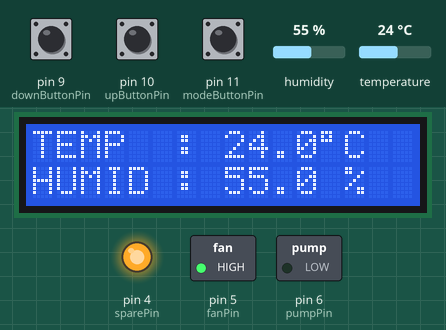
A sketch run on a simulated Arduino Uno, built with avr-gcc and run on an emulated ATmega328P. On the bench: 16×2 character LCD, switched loads named in the sketch (green lamp = pin HIGH), output pins drawn as LEDs (lit = HIGH). Inputs (shaded band) come from the test bench; at power-on: pin 11 (modeButtonPin) HIGH, temperature 24 °C, pin 9 (downButtonPin) HIGH, pin 10 (upButtonPin) HIGH, humidity 55 %.

Above: at 1.2 s.
1.3 s: pin 11 (modeButtonPin) pulled LOW for 0.15 s
At 2.4 s:
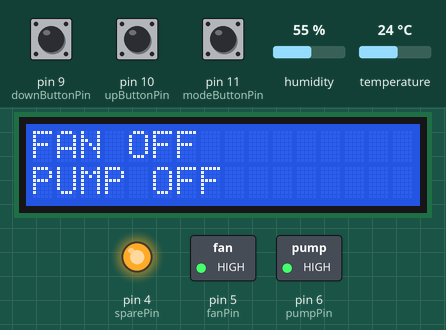
3.5 s: temperature set to 33 °C
5.3 s: temperature set to 36 °C
At 10.3 s:
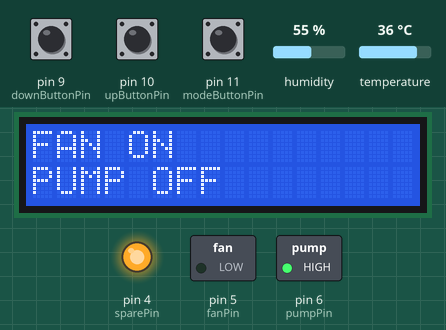
11.3 s: pin 11 (modeButtonPin) pulled LOW for 1 s
At 13.1 s:
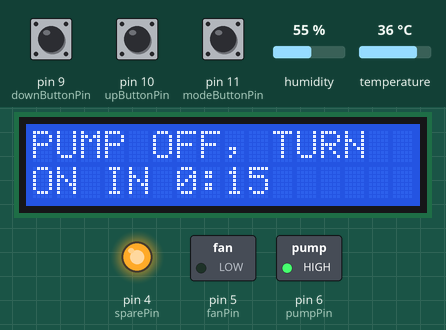
13.8 s: pin 11 (modeButtonPin) pulled LOW for 0.15 s
At 14.6 s:
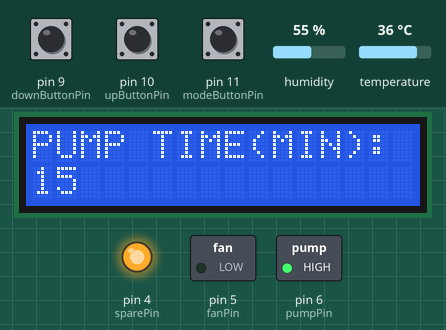
15.5 s: pin 11 (modeButtonPin) pulled LOW for 3.2 s
At 20.1 s:
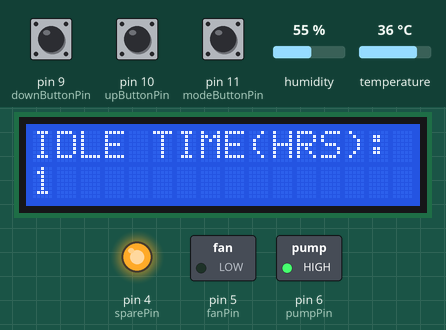
Timing chart, 0 to 21.2 s (numbered marks = the images above; inputs shaded):
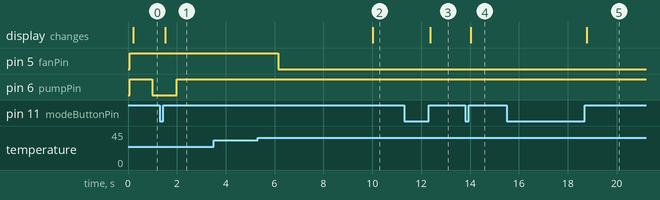

The sketch:

green_house_1.0.0.ino
```cpp
#include <LiquidCrystal_I2C.h>
LiquidCrystal_I2C lcd(0x27, 16, 2);

#include <DHT.h>                                   //DHT11 Sensor
#define DHTPIN 7
#define DHTTYPE DHT11
DHT dht(DHTPIN, DHTTYPE);

float temp;                                        //Temp & humidity variables
float humid;
float tempThreshold = 35;

int HRS;                                           //Timer variables
int MIN;
int SEC;
int defHRS=1;
int defMIN=15;
int defSEC;
int pumpState = HIGH;
unsigned long timerPreviousMillis = 0;
const long timerInterval = 1000;


int modeButtonPin = 11;                            //Pins mapping
int upButtonPin = 10;
int downButtonPin = 9;
int pumpPin = 6;
int fanPin = 5;
int sparePin = 4;                                  //spare pin for additional control

int screenMode = 5;                                //Screen modes

int modeButtonState;                               //Button debouncing
int lastModeButtonState = LOW;
unsigned long modeLastDebounceTime = 0;
unsigned long modeDebounceDelay = 50;

int upButtonState;
int lastUpButtonState = LOW;
unsigned long upLastDebounceTime = 0;
unsigned long upDebounceDelay = 50;

int downButtonState;
int lastDownButtonState = LOW;
unsigned long downLastDebounceTime = 0;
unsigned long downDebounceDelay = 50;

unsigned long dispUpdatePreviousMillis = 0;        //Screen refresh interval
const long dispUpdateInterval = 10000;

void setup() {                                     //Components initialization
  dht.begin();

  lcd.backlight();
  lcd.begin();

  pinMode(modeButtonPin,INPUT_PULLUP);             //Pins initialization
  pinMode(upButtonPin, INPUT_PULLUP);
  pinMode(downButtonPin, INPUT_PULLUP);

  pinMode(pumpPin, OUTPUT);
  pinMode(fanPin, OUTPUT);
  pinMode(sparePin,OUTPUT);

  digitalWrite(pumpPin,HIGH);
  digitalWrite(fanPin,HIGH);
  digitalWrite(sparePin,HIGH);
}

void loop(){                                       //Main functions in loop
  pumpTimer();
  readSensor();
  fanAction();
  buttonCheck();
  updateDisplay();

}

void buttonCheck(){
  modeButtonCheck();
  upButtonCheck();
  downButtonCheck();
}

void modeButtonCheck(){
  int modeButtonReading = digitalRead(modeButtonPin);
  if(modeButtonReading != lastModeButtonState) {
    modeLastDebounceTime = millis();
  }
  if ((millis() - modeLastDebounceTime) > modeDebounceDelay) {
    if (modeButtonReading != modeButtonState) {
      modeButtonState = modeButtonReading;
      if (modeButtonState==HIGH) {
        screenMode++;
        if(screenMode>5){
          screenMode=0;
        }
        mainDisplay();
      }
    }
  }
  lastModeButtonState = modeButtonReading;
}

void upButtonCheck(){
 int upButtonReading = digitalRead(upButtonPin);
  if(upButtonReading != lastUpButtonState) {
    upLastDebounceTime = millis();
  }
  if ((millis() - upLastDebounceTime) > upDebounceDelay) {
    if (upButtonReading != upButtonState) {
      upButtonState = upButtonReading;
      if (upButtonState==HIGH) {
        switch(screenMode){                          //The button function

          case 3:{
            defMIN++;
            if(defMIN>59){
              defMIN=0;
            }
          }
          break;

          case 4:{
            defHRS++;
            if(defHRS>24){
              defHRS=1;
            }
          }
          break;

          case 5:{
            tempThreshold++;
            if(tempThreshold > 43){
              tempThreshold = 43;
            }
          }
          break;
        }
        mainDisplay();                                //refresh main display after button press
      }
    }
  }
  lastUpButtonState = upButtonReading;
}

void downButtonCheck(){
 int downButtonReading = digitalRead(downButtonPin);
  if(downButtonReading != lastDownButtonState) {
    downLastDebounceTime = millis();
  }
  if ((millis() - downLastDebounceTime) > downDebounceDelay) {
    if (downButtonReading != downButtonState) {
      downButtonState = downButtonReading;
      if (downButtonState==HIGH) {
        switch(screenMode){                             //The Button Function

          case 3:{
            defMIN--;
            if(defMIN<0){
              defMIN=59;
            }
          }
          break;

          case 4:{
            defHRS--;
            if(defHRS<1){
              defHRS=24;
            }
          }
          break;

          case 5:{
            tempThreshold--;
            if(tempThreshold < 16){
              tempThreshold = 16;
            }
          }
          break;
        }
        mainDisplay();                              //refresh main display after button press
      }
    }
  }
  lastDownButtonState = downButtonReading;
}

void readSensor(){
  temp = dht.readTemperature();
  humid = dht.readHumidity();
}

void pumpTimer(){
unsigned long timerCurrentMillis=millis();
  if(timerCurrentMillis-timerPreviousMillis>=timerInterval){
    timerPreviousMillis=timerCurrentMillis;
    SEC--;
    if(SEC<0){
      SEC=59;
      MIN--;
      if(MIN<0){
        MIN=59;
        HRS--;
        if(HRS<0){
          if(pumpState==LOW){
            pumpState=HIGH;
            HRS=defHRS;
            MIN=0;
            SEC=0;
          }else{
            pumpState=LOW;
            HRS=0;
            MIN=defMIN;
            SEC=0;
          }
        }
      }
    }
    digitalWrite(pumpPin,pumpState);
  }
}

void fanAction(){
  if(temp >= tempThreshold){
    digitalWrite(fanPin, LOW);
  }else{
    digitalWrite(fanPin,HIGH);
  }return;
}


void thermoHygroDisplay(){
  lcd.clear();
  lcd.setCursor(0,0);
  lcd.print("TEMP  : ");
  lcd.print(temp,1);
  lcd.print((char)223);
  lcd.print("C");
  lcd.setCursor(0,1);
  lcd.print("HUMID : ");
  lcd.print(humid,1);
  lcd.print(" %");
}

void systemStateDisplay(){
  lcd.clear();
  lcd.setCursor(0,0);
  if(digitalRead(fanPin)==1){
    lcd.print("FAN OFF");
  }else{
    lcd.print("FAN ON");
  }
  lcd.setCursor(0,1);
  if(pumpState=HIGH){
    lcd.print("PUMP OFF");
  }else{
    lcd.print("PUMP ON");
  }
}

void pumpTimerDisplay(){
  lcd.clear();
  lcd.setCursor(0,0);
  if (pumpState==HIGH){
    lcd.print("PUMP OFF, TURN ");
  }else{
    lcd.print("PUMP ON, TURN ");
  }
  lcd.setCursor(0,1);
  if (pumpState==HIGH){
    lcd.print("ON IN ");
  }else{
    lcd.print("OFF IN ");
  }
  lcd.print(HRS);
  lcd.print(":");
  if(MIN<9){
    lcd.print("0");
  }
  lcd.print(MIN+1);
}

void setPumpTime(){
  lcd.clear();
  lcd.setCursor(0,0);
  lcd.print("PUMP TIME(MIN):");
  lcd.setCursor(0,1);
  lcd.print(defMIN);
}

void setIdleTime(){
  lcd.clear();
  lcd.setCursor(0,0);
  lcd.print("IDLE TIME(HRS):");
  lcd.setCursor(0,1);
  lcd.print(defHRS);
}

void setThresholdTemp(){
  lcd.clear();
  lcd.setCursor(0,0);
  lcd.print("FAN RUN TEMP(");
  lcd.print((char)223);
  lcd.print("C)");
  lcd.setCursor(0,1);
  lcd.print(tempThreshold,0);
}

void mainDisplay(){
     switch(screenMode){
      case 0:{
        thermoHygroDisplay();
      }
      break;

      case 1:{
        systemStateDisplay();
      }
      break;

      case 2:{
        pumpTimerDisplay();
      }
      break;

      case 3:{
        setPumpTime();
      }
      break;

      case 4:{
        setIdleTime();
      }
      break;

      case 5:{
        setThresholdTemp();
      }
    }
}

void updateDisplay(){
  unsigned long dispUpdateCurrentMillis = millis();
  if(dispUpdateCurrentMillis - dispUpdatePreviousMillis >= dispUpdateInterval){
    dispUpdatePreviousMillis = dispUpdateCurrentMillis;
    mainDisplay();
  }
}
```

Measured:
- the behaviour switches between 34 and 35 °C on temperature (found by bisection; images 1 and 2)
- after the input at 1.3 s, pin 6 (pumpPin): LOW → HIGH after 0.70 s; the display: changes after 0.22 s (image 1)
- after the input at 3.5 s, every drawn part: stays the same
- after the input at 5.3 s, pin 5 (fanPin): HIGH → LOW after 0.86 s; the display: changes after 4.7 s (image 2)
- after the input at 11.3 s, the display: changes after 1.1 s (image 3)
- after the input at 13.8 s, the display: changes after 0.22 s (image 4)
- after the input at 15.5 s, the display: changes after 3.3 s (image 5)
